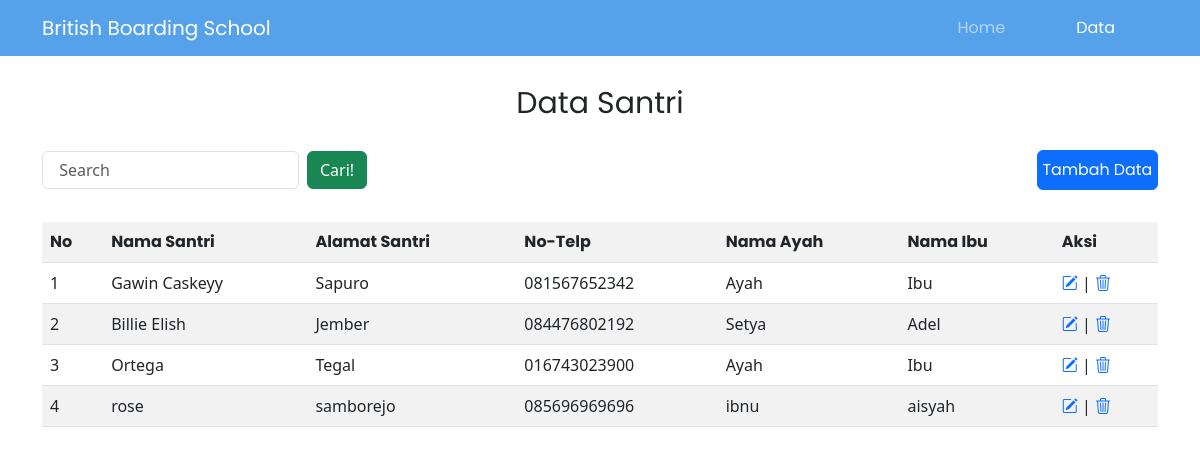
The app's page /data.php with its own data.
### tables this page shows
CREATE TABLE `tb_santri` (
  `id` int(11) NOT NULL,
  `nama_santri` varchar(128) NOT NULL,
  `alamat_santri` varchar(256) NOT NULL,
  `no_telp` varchar(15) NOT NULL,
  `nama_ayah` varchar(128) NOT NULL,
  `nama_ibu` varchar(128) NOT NULL
);

### function.php (called while the page is built, shortened)
<?php
$conn = mysqli_connect("localhost", "root", "", "db_santri");
function query($query) {
    global $conn;
    $result = mysqli_query($conn, $query);
    $rows = [];
    while( $row = mysqli_fetch_assoc($result) ) {
        $rows[] = $row;
    }
    return  $rows;
}
?>

### data.php (the view, shortened to what this page needs)
<?php
require 'function.php';
$santri = query("SELECT * FROM tb_santri");
?>
<!DOCTYPE html>
<html lang="en">
<head>
    <link href="https://cdn.jsdelivr.net/npm/bootstrap@5.3.0-alpha1/dist/css/bootstrap.min.css" rel="stylesheet">
    <link rel="stylesheet" href="global.css">
    <link rel="stylesheet" href="https://cdn.jsdelivr.net/npm/bootstrap-icons@1.10.3/font/bootstrap-icons.css">
</head>
<body>
<nav class="navbar navbar-expand-lg" style="background-color: #55A2EA;" data-bs-theme="dark">
  <div class="container">
    <a class="navbar-brand">British Boarding School</a>
    <div class="collapse navbar-collapse" id="navbarNavDropdown">
      <ul class="navbar-nav ms-auto">
        <li class="nav-item">
          <a class="nav-link" aria-current="page" href="index.php" style="margin-right: 55px;">Home</a>
        </li>
        <li class="nav-item">
          <a class="nav-link active" href="#" style="margin-right: 35px;">Data</a>
        </li>
      </ul>
    </div>
  </div>
</nav>
    <div class="container">
        <div class="tittle">Data Santri</div>
        <div class="row">
          <div class="col-md-12">
          <nav class="navbar button mt-3">
        <form action="" method="post" class="d-flex" role="search">
          <input class="form-control me-2" type="text" name="keyword" placeholder=" Search" aria-label="Search">
          <button type="submit" name="cari" class="btn btn-success">Cari!</button>
        </form>
      <a class="btn btn-primary" href="tambah.php"
          style="--bs-btn-padding-y: .45rem; --bs-btn-padding-x: .3rem; --bs-btn-font-size: .990rem; font-family: 'Poppins', sans-serif;">
          Tambah Data</a>
    </nav>
    <table class="table table-striped mt-4">
        <tr>
            <th>No</th>
            <th>Nama Santri</th>
            <th>Alamat Santri</th>
            <th>No-Telp</th>
            <th>Nama Ayah</th>
            <th>Nama Ibu</th>
            <th>Aksi</th>
        </tr>
        <?php $i = 1; ?>
        <?php foreach( $santri as $row ) : ?>
        <tr>
            <td><?= $i ?></td>
            <td><?= $row["nama_santri"]; ?></td>
            <td><?= $row["alamat_santri"]; ?></td>
            <td><?= $row["no_telp"]; ?></td>
            <td><?= $row["nama_ayah"]; ?></td>
            <td><?= $row["nama_ibu"]; ?></td>
            <td>
                <a href="edit.php?id=<?= $row["id"]; ?>" ><i class="bi bi-pencil-square"></i></a> |
                <a href="hapus.php?id=<?= $row["id"]; ?>" onclick="return confirm('yakin');"><i class="bi bi-trash3"></i></a>
            </td>
        </tr>
        <?php $i++; ?>
        <?php endforeach; ?>
    </table>
          </div>
        </div>
    </div>
</body>
</html>

### global.css (style rules this page uses)
.navbar-brand { font-family: 'Poppins', sans-serif; }
.nav-item { font-family: 'Poppins', sans-serif; }
.tittle { font-family: 'Poppins', sans-serif; font-size: 30px; text-align: center; margin-top: 25px; }
th { font-family: 'Poppins', sans-serif; }

### records on screen
tb_santri: nama_santri "Gawin Caskeyy", alamat_santri "Sapuro", no_telp "081567652342", nama_ayah "Ayah", nama_ibu "Ibu"
tb_santri: nama_santri "Billie Elish", alamat_santri "Jember", no_telp "084476802192", nama_ayah "Setya", nama_ibu "Adel"
tb_santri: nama_santri "Ortega", alamat_santri "Tegal", no_telp "016743023900", nama_ayah "Ayah", nama_ibu "Ibu"
tb_santri: nama_santri "rose", alamat_santri "samborejo", no_telp "085696969696", nama_ayah "ibnu", nama_ibu "aisyah"
